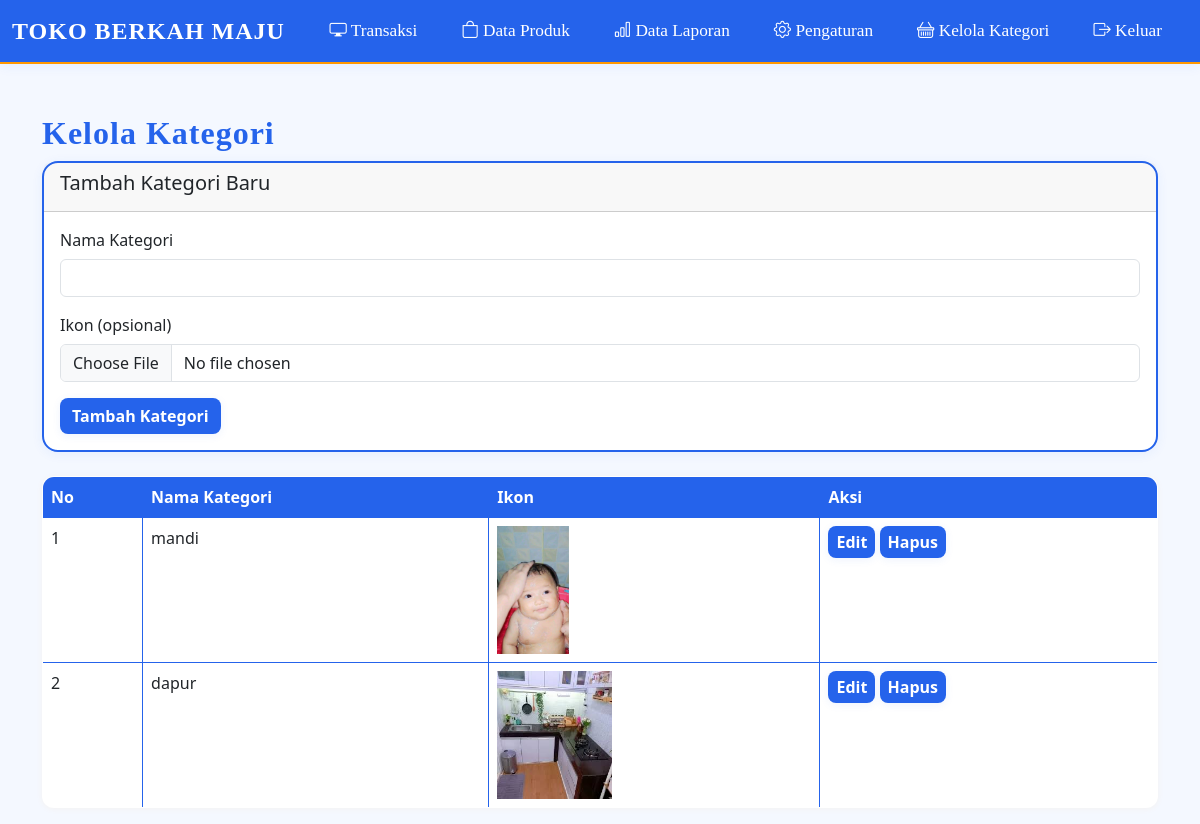
/manage_kategori.php (signed in), run on the app's committed database.
### tables this page shows
CREATE TABLE IF NOT EXISTS `kategori` (
  `id` int(11) NOT NULL AUTO_INCREMENT,
  `nama_kategori` varchar(50) NOT NULL,
  `ikon` varchar(100) DEFAULT NULL,
  PRIMARY KEY (`id`)
);

### manage_kategori.php (the view, shortened to what this page needs)
<?php
include 'init.php';
$edit_data = null;
$query = "SELECT * FROM kategori";
$result = mysqli_query($koneksi, $query);
?>
<!DOCTYPE html>
<html lang="id">
<head>
    <link rel="stylesheet" href="https://cdn.jsdelivr.net/npm/bootstrap@5.3.0/dist/css/bootstrap.min.css">
    <link rel="stylesheet" href="custom_style.php">
</head>
<body class="with-navbar-padding">
    <?php include 'navbar.php'; ?>
    <div class="container mt-5">
        <h2>Kelola Kategori</h2>
        <div class="card mb-4">
            <div class="card-header">
                <h5><?= $edit_data ? 'Edit Kategori' : 'Tambah Kategori Baru' ?></h5>
            </div>
            <div class="card-body">
                <form method="POST" action="" enctype="multipart/form-data">
                    <div class="mb-3">
                        <label>Nama Kategori</label>
                        <input type="text" name="nama_kategori" class="form-control" value="<?= $edit_data ? $edit_data['nama_kategori'] : '' ?>" required>
                    </div>
                    <div class="mb-3">
                        <label>Ikon (opsional)</label>
                        <input type="file" name="ikon" class="form-control">
                    </div>
                    <?php if($edit_data): ?>
                        <button type="submit" name="edit" class="btn btn-success">Simpan Perubahan</button>
                        <a href="manage_kategori.php" class="btn btn-secondary">Batal</a>
                    <?php else: ?>
                        <button type="submit" name="tambah" class="btn btn-primary">Tambah Kategori</button>
                    <?php endif; ?>
                </form>
            </div>
        </div>
        <table class="table table-bordered">
            <thead>
                <tr>
                    <th>No</th>
                    <th>Nama Kategori</th>
                    <th>Ikon</th>
                    <th>Aksi</th>
                </tr>
            </thead>
            <tbody>
                <?php
                $no = 1;
                while ($row = mysqli_fetch_assoc($result)):
                ?>
                <tr>
                    <td><?= $no++ ?></td>
                    <td><?= htmlspecialchars($row['nama_kategori']) ?></td>
                    <td>
                        <?php if($row['ikon'] && file_exists($row['ikon'])): ?>
                            <img src="<?= $row['ikon'] ?>" alt="Icon" style="max-height: 128px; max-width: 128px;">
                        <?php else: ?>
                            <span class="text-muted">Tidak ada ikon</span>
                        <?php endif; ?>
                    </td>
                    <td>
                        <a href="?edit=<?= $row['id'] ?>" class="btn btn-warning btn-sm">Edit</a>
                        <a href="?hapus=<?= $row['id'] ?>" class="btn btn-danger btn-sm"
                           onclick="return confirm('Yakin ingin menghapus kategori ini?')">Hapus</a>
                    </td>
                </tr>
                <?php endwhile; ?>
            </tbody>
        </table>
    </div>
</body>
</html>

### style.css (style rules this page uses)
:root { --primary-color: #2563eb; --accent-color: #ff9800; --bg-color: #f4f8ff; --btn-color: #2563eb; --table-color: #2563eb; --main-font: 'Segoe UI', Arial, sans-serif; --font-color: #222; }
body { background: var(--bg-color) !important; font-family: var(--main-font) !important; color: var(--font-color) !important; display: flex; justify-content: center; align-items: center; height: 100vh; }
h2 { color: var(--primary-color); font-weight: 700; letter-spacing: 1px; }
input { width: 100%; padding: 12px; margin: 7px 0; border-radius: 8px; border: 2px solid #b6c6e3; background: #f8fafc; font-size: 1rem; transition: border 0.2s; }
button, .btn, .btn-primary { background: var(--btn-color) !important; color: #fff !important; border: none; border-radius: 8px; font-weight: 600; font-size: 1rem; box-shadow: 0 2px 8px rgba(37,99,235,0.08); transition: background 0.2s, box-shadow 0.2s; }
.card { border-radius: 16px !important; box-shadow: 0 2px 12px rgba(37,99,235,0.07); border: 2px solid var(--primary-color); font-family: var(--main-font) !important; }
.table { border-radius: 12px; overflow: hidden; background: #fff; box-shadow: 0 1px 6px rgba(255,152,0,0.06); border: 1.5px solid var(--primary-color); font-family: var(--main-font) !important; }
.table thead th, .table thead td { background: var(--table-color) !important; color: #fff !important; }
.with-navbar-padding { padding-top: 90px !important; }

### navbar.php (style rules this page uses)
body { padding-top: 70px; }

### data on the page
kategori: nama_kategori "mandi", ikon (picture)
kategori: nama_kategori "dapur", ikon (picture)
